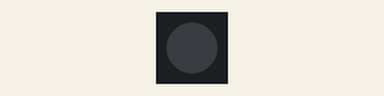
Recording of a sketch running on a simulated ESP32-C6. On the bench: 1 RGB LEDs in strip order, left to right.

Above: at 0.2 s.
At 1.2 s:
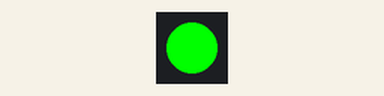
At 2.7 s:
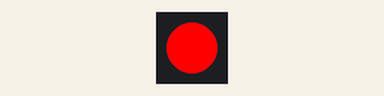
At 3.7 s:
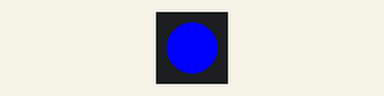
Timing chart, 0 to 4.6 s (numbered marks = the images above):
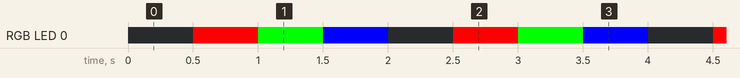

The sketch:

RGB_led_ESP32-C6.ino
```cpp
#include <Adafruit_NeoPixel.h>
Adafruit_NeoPixel RGB_led(1,8,NEO_GRB + NEO_KHZ800);

void setup() {
  RGB_led.begin();
}

void loop() {
  RGB_led.clear();
  RGB_led.show();
  delay(500);
  RGB_led.setPixelColor(0,0xFF0000);
  RGB_led.show();
  delay(500);
  RGB_led.setPixelColor(0,0x00FF00);
  RGB_led.show();
  delay(500);
  RGB_led.setPixelColor(0,0x0000FF);
  RGB_led.show();
  delay(500);
}
```

Measured:
- by itself, RGB LED 0: repeats every 2.0 s: RGB(0, 255, 0) 0.50 s, RGB(0, 0, 255) 0.50 s, off 0.50 s, RGB(255, 0, 0) 0.50 s
- by itself, everything shown: repeats every 2.0 s, in 4 steps
